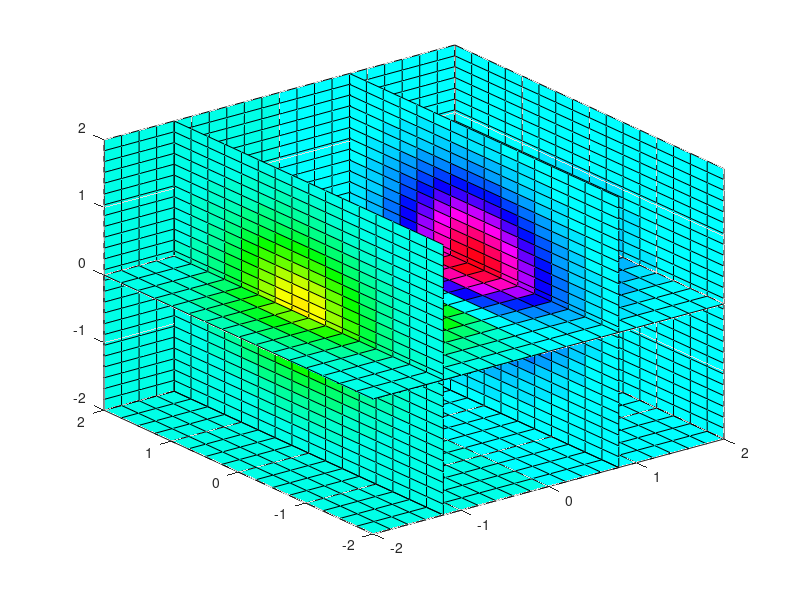

Source code (MATLAB): (Note: this script raises an error after producing the figure.)
%% 3-D Plots
% This example shows how to plot surfaces in MATLAB(R).

% Copyright 1984-2012 The MathWorks, Inc.

%% Mesh Plot of Peaks

z=peaks(25);
mesh(z);
colormap(hsv)

%% Surface Plot of Peaks

z=peaks(25);
surf(z);
colormap(jet);

%% Surface Plot (with Shading) of Peaks

z=peaks(25);
surfl(z);
shading interp;
colormap(pink);

%% Contour Plot of Peaks

z=peaks(25);
contour(z,16);
colormap(hsv)

%% Quiver

x = -2:.2:2; 
y = -1:.2:1;
[xx,yy] = meshgrid(x,y);
zz = xx.*exp(-xx.^2-yy.^2);
[px,py] = gradient(zz,.2,.2);
quiver(x,y,px,py,2);

%% Slice

[x,y,z] = meshgrid(-2:.2:2,-2:.25:2,-2:.16:2);
v = x.*exp(-x.^2-y.^2-z.^2);
xslice = [-1.2,.8,2]; yslice = 2; zslice = [-2,0];
slice(x,y,z,v,xslice,yslice,zslice)
colormap hsv


displayEndOfDemoMessage(mfilename)
